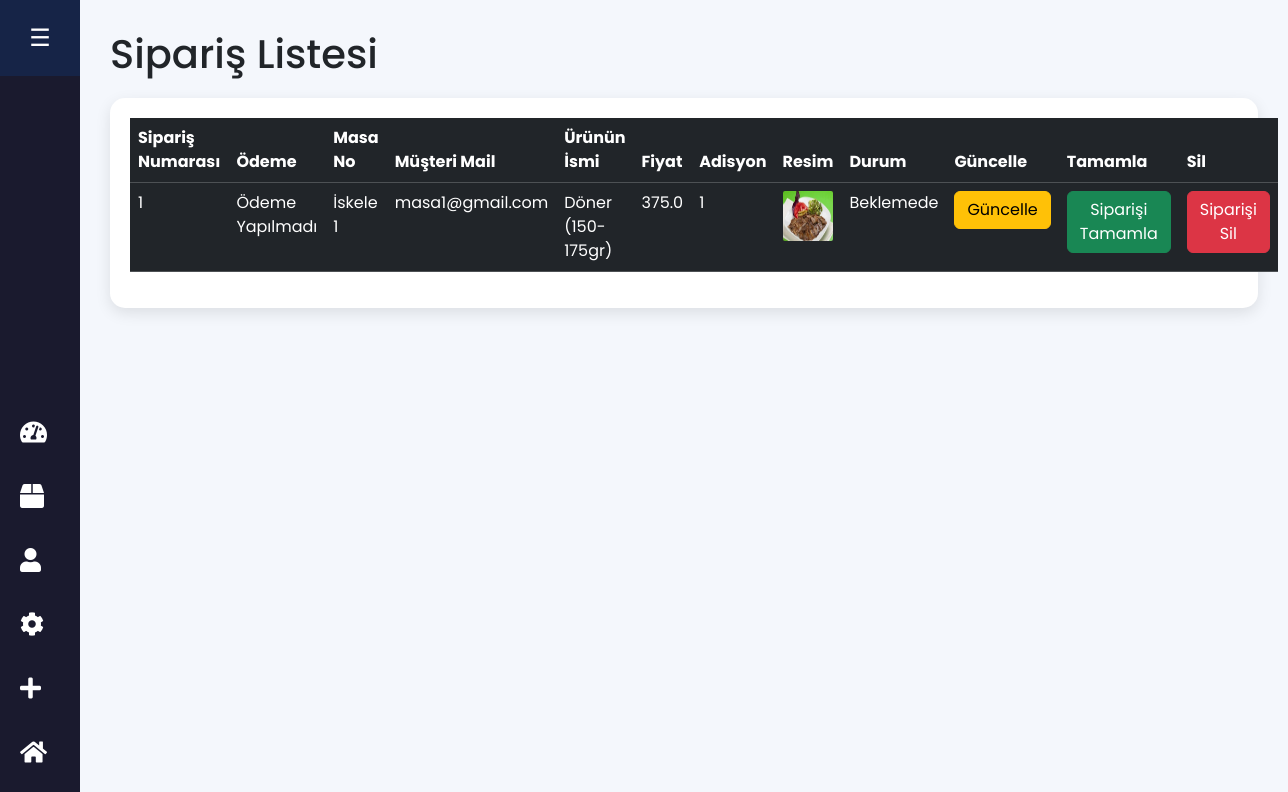
The page /view-orders (signed in) on the database its author committed.
### website/models.py (models this page shows, shortened)
class Order(db.Model):
    id = db.Column(db.Integer, primary_key=True)
    quantity = db.Column(db.Integer, nullable=False)
    price = db.Column(db.Float, nullable=False)
    status = db.Column(db.String(100), nullable=True)
    Payment = db.Column(db.String(100), nullable=True)
    customer_link = db.Column(db.Integer, db.ForeignKey('customer.id'), nullable=True)
    product_link = db.Column(db.Integer, db.ForeignKey('product.id'), nullable=False)

class Customer(db.Model, UserMixin):
    id = db.Column(db.Integer, primary_key=True)
    email = db.Column(db.String(100), unique=True)
    username = db.Column(db.String(100))
    password_hash = db.Column(db.String(150))
    date_joined = db.Column(db.DateTime(), default=datetime.utcnow)
    MasaNo = db.Column(db.Integer)
    MasaAdi = db.Column(db.Text)
    cart_items = db.relationship('Cart', backref=db.backref('customer', lazy=True))
    orders = db.relationship('Order', backref=db.backref('customer', lazy=True))
    @property
    def password(self):
        raise AttributeError('Password is not a readable Attribute')

class Product(db.Model):
    id = db.Column(db.Integer, primary_key=True)
    product_name = db.Column(db.String(100), nullable=False)
    current_price = db.Column(db.Float, nullable=False)
    previous_price = db.Column(db.Float, nullable=False)
    in_stock = db.Column(db.Integer, nullable=False)
    product_picture = db.Column(db.String(1000), nullable=False)
    flash_sale = db.Column(db.Boolean, default=False)
    date_added = db.Column(db.DateTime, default=datetime.utcnow)
    salad = db.Column(db.Boolean, default=False)
    main = db.Column(db.Boolean, default=False)
    colddrink = db.Column(db.Boolean, default=False)
    hotdrink = db.Column(db.Boolean, default=False)
    desert = db.Column(db.Boolean, default=False)
    sneak = db.Column(db.Boolean, default=False)
    Solded = db.Column(db.Integer, default=0)
    carts = db.relationship('Cart', backref=db.backref('product', lazy=True))
    orders = db.relationship('Order', backref=db.backref('product', lazy=True))

### website/admin.py (the view)
@admin.route('/view-orders')
@login_required
def order_view():
    if current_user.id == 6:
        orders = Order.query.all()
        return render_template('view_orders.html', orders=orders)
    return render_template('404.html')

### website/templates/view_orders.html (shortened to what this page needs)
<!DOCTYPE html>
<html lang="tr">
<head>
    <link href="https://cdn.jsdelivr.net/npm/bootstrap@5.3.1/dist/css/bootstrap.min.css" rel="stylesheet">
    <link rel="stylesheet" href="https://cdnjs.cloudflare.com/ajax/libs/font-awesome/5.15.4/css/all.min.css">
</head>
<body>
    <div class="sidebar" id="sidebar">
        <div class="logo" id="logo">☰</div>
        <ul>
            <li>
                <a href="/dashboard" class="nav-link">
                    <i class="fas fa-tachometer-alt"></i>
                </a>
            </li>
            <li>
                <a href="/shop-items" class="nav-link">
                    <i class="fas fa-box"></i>
                </a>
            </li>
            <li>
                <a href="#" class="nav-link">
                    <i class="fas fa-user"></i>
                </a>
            </li>
            <li>
                <a href="#" class="nav-link">
                    <i class="fas fa-cog"></i>
                </a>
            </li>
            <li>
                <a href="/add-shop-items" class="nav-link">
                    <i class="fas fa-plus"></i>
                </a>
            </li>
            <li>
                <a href="/admin-page" class="nav-link">
                    <i class="fas fa-home"></i>
                </a>
            </li>
        </ul>
    </div>
    <div class="main-content" id="main-content">
        <h1>Sipariş Listesi</h1>
        <div class="table-container">
            <table class="table table-dark table-hover">
                <thead>
                    <tr>
                        <th scope="col">Sipariş Numarası</th>
                        <th scope="col">Ödeme</th>
                        <th scope="col">Masa No</th>
                        <th scope="col">Müşteri Mail</th>
                        <th scope="col">Ürünün İsmi</th>
                        <th scope="col">Fiyat</th>
                        <th scope="col">Adisyon</th>
                        <th scope="col">Resim</th>
                        <th scope="col">Durum</th>
                        <th scope="col">Güncelle</th>
                        <th scope="col">Tamamla</th>
                        <th scope="col">Sil</th>
                    </tr>
                </thead>
                <tbody>
                    {% for order in orders %}
                    <tr>
                        <td>{{ order.id }}</td>
                        <td>{{ order.Payment }}</td>
                        <td>{{ order.customer.username }}</td>
                        <td>{{ order.customer.email }}</td>
                        <td>{{ order.product.product_name }}</td>
                        <td>{{ order.price }}</td>
                        <td>{{ order.quantity }}</td>
                        <td><img src="{{ order.product.product_picture }}" alt="" style="height: 50px; width: 50px; border-radius: 2px;"></td>
                        <td>{{ order.status }}</td>
                        <td>
                            <a href="/update-order/{{ order.id }}" class="btn btn-warning">Güncelle</a>
                        </td>
                        <td>
                            <a href="/finish-order/{{ order.id }}" class="btn btn-success">Siparişi Tamamla</a>
                        </td>
                        <td>
                            <a href="/remove-order/{{ order.id }}" class="btn btn-danger">Siparişi Sil</a>
                        </td>
                    </tr>
                    {% endfor %}
                </tbody>
            </table>
        </div>
    </div>
</body>
</html>

### website/templates/view_orders.html (style rules this page uses)
body { font-family: 'Poppins', sans-serif; background-color: #f4f7fc; overflow-x: hidden; }
.sidebar { width: 80px; height: 100vh; background-color: #1a1a2e; transition: width 0.3s ease; position: fixed; top: 0; left: 0; display: flex; flex-direction: column; justify-content: space-between; }
.sidebar .logo { padding: 20px; color: #fff; text-align: center; font-size: 1.5rem; background-color: #162447; cursor: pointer; }
.sidebar ul { padding: 0; list-style-type: none; }
.sidebar ul li { width: 100%; }
.sidebar ul li a { text-decoration: none; color: #fff; padding: 20px; display: flex; align-items: center; transition: all 0.3s; }
.sidebar ul li a i { font-size: 1.5rem; margin-right: 15px; }
.main-content { margin-left: 80px; padding: 30px; transition: margin-left 0.3s ease; }
.table-container { background-color: #fff; border-radius: 15px; box-shadow: 0 5px 15px rgba(0,0,0,0.1); padding: 20px; margin-top: 20px; }

### rows shown on the page
Order: id "1", Payment "Ödeme Yapılmadı", customer.username "İskele 1", customer.email "masa1@gmail.com", product.product_name "Döner (150-175gr)", price "375.0", quantity "1", product.product_picture (picture), status "Beklemede"
